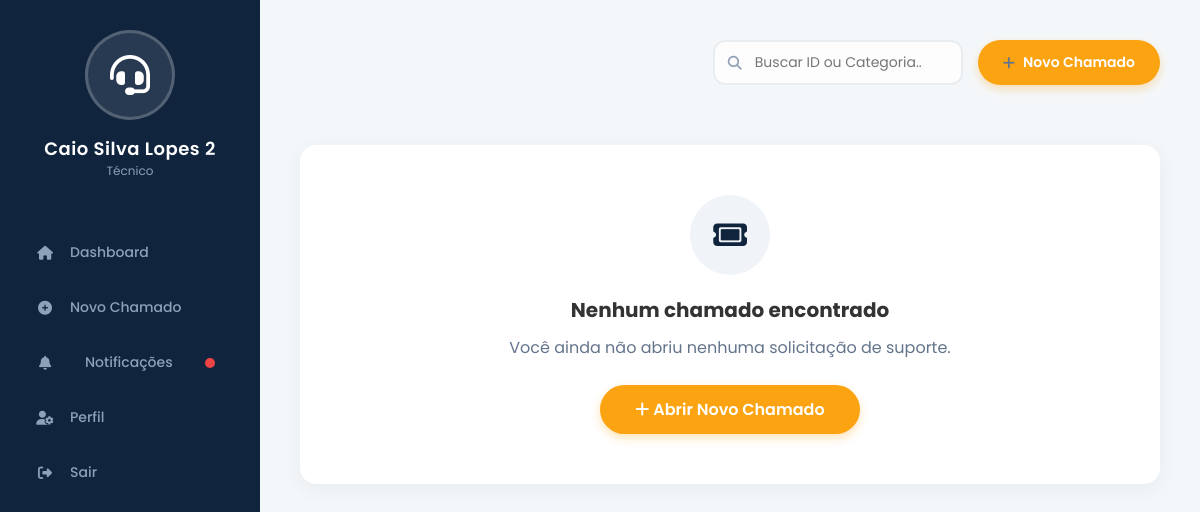
The page /meus-chamados/ (signed in) on the database as committed earlier.
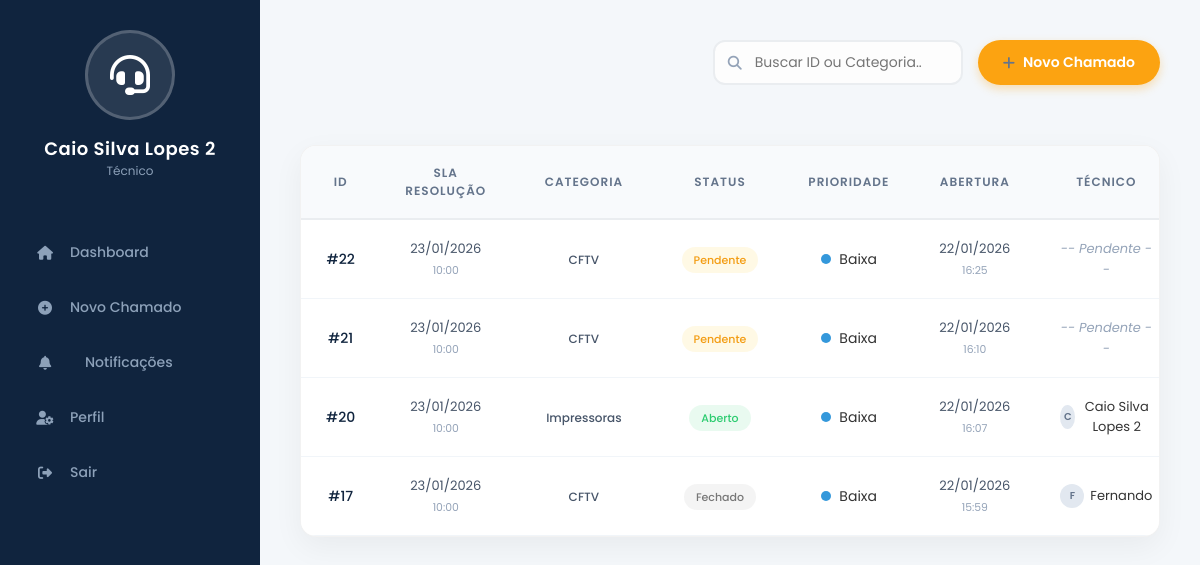
The same page on the database as committed later.
### tickets/models.py (models this page shows, shortened)
class Tickets (models.Model):
    STATUS_CHOICES = [
        ('SEM', 'Sem atendimento'),
        ('ABE', 'Aberto'),
        ('FEC', 'Fechado'),
    ]
    PRIORITY_CHOICES =[
        ('DEF','desconhecido'),
        ('BAX','Baixa'),
        ('MED','Média'),
        ('ALT','Alta'),
        ('URG','Urgente'),
        ]
    id = models.AutoField(primary_key=True)
    category = models.ForeignKey(Category, on_delete=models.PROTECT,related_name='Categoria')
    opened_by=models.ForeignKey(settings.AUTH_USER_MODEL, on_delete=models.PROTECT,related_name='tickets_opened')
    attributed_to=models.ForeignKey(settings.AUTH_USER_MODEL, on_delete=models.PROTECT,related_name='tickets_assigned', blank=True, null=True)
    description = models.CharField(max_length=400, blank=False, null=False)
    status = models.CharField(max_length=3, choices=STATUS_CHOICES, default='SEM')
    priority = models.CharField(max_length=3, choices=PRIORITY_CHOICES, default='DEF')
    opening_date = models.DateTimeField(auto_now_add=True)
    updated_date = models.DateTimeField(auto_now=True)
    closing_date = models.DateTimeField(null=True, blank=True)
    attachment = models.ImageField(upload_to='attachment/', null=True, blank=True)
    sla_response_due_at = models.DateTimeField(null=True, blank=True, verbose_name="SLA response")
    sla_resolution_due_at = models.DateTimeField(null=True, blank=True, verbose_name="SLA resolution")

class Category(models.Model):
    id = models.AutoField(primary_key=True)
    name = models.CharField(max_length=50, blank=False, null=False)
    description = models.CharField(max_length=400, blank=True, null=True)
    def __str__(self):
        return self.name

### users/models.py (models this page shows, shortened)
class Account(AbstractUser):
    enterprise = models.ForeignKey(
        Enterprise,
        on_delete=models.PROTECT,
        related_name='accounts',
        verbose_name='Empresa',
        null=True,
        blank=True
    )
    IS_TECH_CHOICES = (
        (False, 'Usuário'),
        (True, 'Técnico'),
    )
    is_technician = models.BooleanField(
        default=False,
        verbose_name="É técnico?",
        choices=IS_TECH_CHOICES
    )
    display_name = models.CharField(max_length=200, verbose_name="Nome Completo", blank=True)
    email_confirmed = models.BooleanField(default=False, verbose_name="Email Confirmado")

### tickets/views.py (the view)
# urls.py: path('meus-chamados/', meus_chamados, name='meus_chamados'),
@login_required
def meus_chamados(request):
    chamados = Tickets.objects.filter(opened_by=request.user).order_by('-opening_date')
    query = request.GET.get('q')
    if query:
        chamados = chamados.filter(
            Q(id__icontains=query) |
            Q(description__icontains=query) |
            Q(category__name__icontains=query)
        )
    total_tickets = chamados.count()
    open_tickets = chamados.filter(status='ABE').count()
    resolved_tickets = chamados.filter(status='FEC').count()
    pending_tickets = chamados.filter(status='SEM').count()
    context = {
        'chamados': chamados, # List for the table
        'client': request.user,
        'Chamados_totais': total_tickets,
        'chamados_abertos_count': open_tickets,
        'chamados_resolvidos_count': resolved_tickets,
        'chamados_pendentes_count': pending_tickets,
        'query': query,
    }
    return render(request, 'my_tickets.html', context)

### users/context_processors.py (called while the page is built)
def notification_counts(request):
    if request.user.is_authenticated:
        count = Notification.objects.filter(recipient=request.user, is_read=False).count()
        return {
            'unread_notifications_count': count,
            'has_unread_notifications': count > 0
        }
    return {}

### tickets/templates/my_tickets.html (shortened to what the changed rows need)
{% load static %}
<!DOCTYPE html>
<html lang="pt-br">
<head>
    <link rel="stylesheet" href="https://cdnjs.cloudflare.com/ajax/libs/font-awesome/6.4.0/css/all.min.css">
    <link rel="stylesheet" href="{% static 'css/global.css' %}?v=2">
    <link rel="stylesheet" href="{% static 'css/components.css' %}?v=2">
    <link rel="stylesheet" href="{% static 'css/dashboard.css' %}?v=7">
</head>
<body>
    {% include 'partials/sidebar.html' %}
    <main class="main-content">
        {% if chamados %}
        <div class="card" style="padding: 0; overflow: hidden; border: 1px solid rgba(0,0,0,0.05);">
            <div class="table-responsive">
                <table style="margin-top: 0; box-shadow: none; border-radius: 0;">
                    <thead style="background: #f8fafc; border-bottom: 2px solid #eaedf0;">
                        <tr>
                            <th style="color: #64748b; font-weight: 600; background: transparent;">ID</th>
                            <th style="color: #64748b; font-weight: 600; background: transparent;">SLA Resolução</th>
                            <th style="color: #64748b; font-weight: 600; background: transparent;">Categoria</th>
                            <th style="color: #64748b; font-weight: 600; background: transparent;">Status</th>
                            <th style="color: #64748b; font-weight: 600; background: transparent;">Prioridade</th>
                            <th style="color: #64748b; font-weight: 600; background: transparent;">Abertura</th>
                            <th style="color: #64748b; font-weight: 600; background: transparent;">Técnico</th>
                        </tr>
                    </thead>
                    <tbody>
                        {% for ticket in chamados %}
                        <tr style="border-bottom: 1px solid #f1f5f9;">
                            <td style="font-weight: 500; color: var(--primary-color);">#{{ ticket.id }}</td>
                            <td>
                                {% if ticket.sla_resolution_due_at %}
                                <span style="font-size: 13px; color: #475569;">
                                    {{ ticket.sla_resolution_due_at|date:"d/m/Y" }}
                                    <small style="color: #94a3b8;">{{ ticket.sla_resolution_due_at|date:"H:i" }}</small>
                                </span>
                                {% else %}
                                <span style="color: #cbd5e1;">-</span>
                                {% endif %}
                            </td>
                            <td><span
                                    style="padding: 4px 10px; border-radius: 6px; font-size: 12px; font-weight: 500; color: #475569;">
                                    {{ticket.category }}</span></td>
                            <td>
                                {% if ticket.status == 'ABE' %}
                                <span class="badge badge-open">Aberto</span>
                                {% elif ticket.status == 'FEC' %}
                                <span class="badge badge-closed">Fechado</span>
                                {% else %}
                                <span class="badge badge-pending">Pendente</span>
                                {% endif %}
                            </td>
                            <td>
                                {% if ticket.priority == 'URG' or ticket.priority == 'ALT' %}
                                <span class="priority-dot priority-high"></span> {{ ticket.get_priority_display }}
                                {% elif ticket.priority == 'MED' %}
                                <span class="priority-dot priority-med"></span> {{ ticket.get_priority_display }}
                                {% elif ticket.priority == 'BAX' %}
                                <span class="priority-dot priority-low"></span> {{ ticket.get_priority_display }}
                                {% else %}
                                <span class="priority-dot" style="background: #cbd5e1;"></span> {{
                                ticket.get_priority_display }}
                                {% endif %}
                            </td>
                            <td>
                                <span style="font-size: 13px; color: #475569;">
                                    {{ ticket.opening_date|date:"d/m/Y" }}
                                    <small style="color: #94a3b8;">{{ ticket.opening_date|date:"H:i" }}</small>
                                </span>
                            </td>
                            <td>
                                {% if ticket.attributed_to %}
                                <div style="display: flex; align-items: center; justify-content: center; gap: 6px;">
                                    <div
                                        style="width: 24px; height: 24px; background: #e2e8f0; border-radius: 50%; display: flex; align-items: center; justify-content: center; font-size: 10px; color: #64748b; font-weight: 600;">
                                        {{ticket.attributed_to.display_name|default:ticket.attributed_to.username|slice:":1"|upper}}
                                    </div>
                                    <span
                                        style="font-size: 13px;">{{ticket.attributed_to.display_name|default:ticket.attributed_to.username}}</span>
                                </div>
                                {% else %}
                                <span style="color: #94a3b8; font-style: italic; font-size: 13px;">-- Pendente --</span>
                                {% endif %}
                            </td>
                        </tr>
                        {% endfor %}
                    </tbody>
                </table>
            </div>
        </div>
        {% else %}
        <div class="empty-state"
            style="text-align: center; padding: 50px 20px; background: white; border-radius: 16px; box-shadow: 0 5px 20px rgba(0,0,0,0.05);">
            <div
                style="background: #f0f4f8; width: 80px; height: 80px; border-radius: 50%; display: flex; align-items: center; justify-content: center; margin: 0 auto 20px;">
                <i class="fa-solid fa-ticket" style="font-size: 30px; color: #10243e;"></i>
            </div>
            <h3 style="font-size: 20px; color: #333; margin-bottom: 10px;">Nenhum chamado encontrado</h3>
            <p style="color: #64748b; margin-bottom: 25px;">Você ainda não abriu nenhuma solicitação de suporte.</p>
            <a href="{% url 'novo_ticket' %}" class="btn-submit" style="text-decoration: none; display: inline-block;">
                <i class="fa-solid fa-plus"></i> Abrir Novo Chamado
            </a>
        </div>
        {% endif %}
    </main>
</body>
</html>

### users/templates/partials/sidebar.html (shortened to what this page needs)
<aside class="sidebar">
    <div class="profile-section">
        <div class="profile-img">
            {% if request.user.is_technician %}
            <i class="fa-solid fa-headset"></i>
            {% else %}
            <i class="fa-solid fa-user"></i>
            {% endif %}
        </div>
        <div class="profile-name">
            {{ request.user.display_name|default:request.user.username }}
        </div>
        {% if request.user.is_technician %}
        <div style="font-size: 12px; color: #8da1b9;">Técnico</div>
        {% endif %}
    </div>
    <ul class="nav-menu">
        {% if request.user.is_technician %}
        <li><a href="{% url 'dashboard_technical' %}"
                class="{% if request.resolver_match.url_name == 'dashboard_technical' %}active{% endif %}"><i
                    class="fa-solid fa-house"></i> <span>Dashboard</span></a></li>
        <li><a href="{% url 'novo_ticket' %}"
                class="{% if request.resolver_match.url_name == 'novo_ticket' %}active{% endif %}"><i
                    class="fa-solid fa-plus-circle"></i> <span>Novo Chamado</span></a></li>
        <li><a href="{% url 'notifications' %}"
                class="{% if request.resolver_match.url_name == 'notifications' %}active{% endif %}"
                style="display: flex; align-items: center; justify-content: space-between;">
                <div style="display: flex; align-items: center; gap: 15px;">
                    <i class="fa-solid fa-bell"></i> <span>Notificações</span>
                </div>
                {% if has_unread_notifications %}
                <span
                    style="background: #ef4444; width: 10px; height: 10px; border-radius: 50%; display: inline-block; margin-right: 10px;"></span>
                {% endif %}
            </a></li>
        <li><a href="{% url 'perfil' %}"
                class="{% if request.resolver_match.url_name == 'perfil' %}active{% endif %}"><i
                    class="fa-solid fa-user-gear"></i> <span>Perfil</span></a></li>
        {% endif %}
        <li><a href="{% url 'logout_client' %}"><i class="fa-solid fa-right-from-bracket"></i> <span>Sair</span></a>
        </li>
    </ul>
</aside>

Rows that differ between the two databases and show on the page:
added Tickets: id "22", sla_resolution_due_at "23/01/2026", sla_resolution_due_at "10:00", category "CFTV", status "Pendente", priority "Baixa", opening_date "22/01/2026", opening_date "16:25", shows "-- Pendente --"
added Tickets: id "21", sla_resolution_due_at "23/01/2026", sla_resolution_due_at "10:00", category "CFTV", status "Pendente", priority "Baixa", opening_date "22/01/2026", opening_date "16:10", shows "-- Pendente --"
added Tickets: id "20", sla_resolution_due_at "23/01/2026", sla_resolution_due_at "10:00", category "Impressoras", status "Aberto", priority "Baixa", opening_date "22/01/2026", opening_date "16:07", attributed_to.display_name "C", attributed_to.display_name "Caio Silva Lopes 2"
added Tickets: id "17", sla_resolution_due_at "23/01/2026", sla_resolution_due_at "10:00", category "CFTV", status "Fechado", priority "Baixa", opening_date "22/01/2026", opening_date "15:59", attributed_to.display_name "F", attributed_to.display_name "Fernando"
Other text that changed with them:
text no longer shown: "Nenhum chamado encontrado Você ainda não abriu nenhuma solicitação de suporte. Abrir Novo Chamado"
text now shown: "ID SLA RESOLUÇÃO CATEGORIA STATUS PRIORIDADE ABERTURA TÉCNICO"
